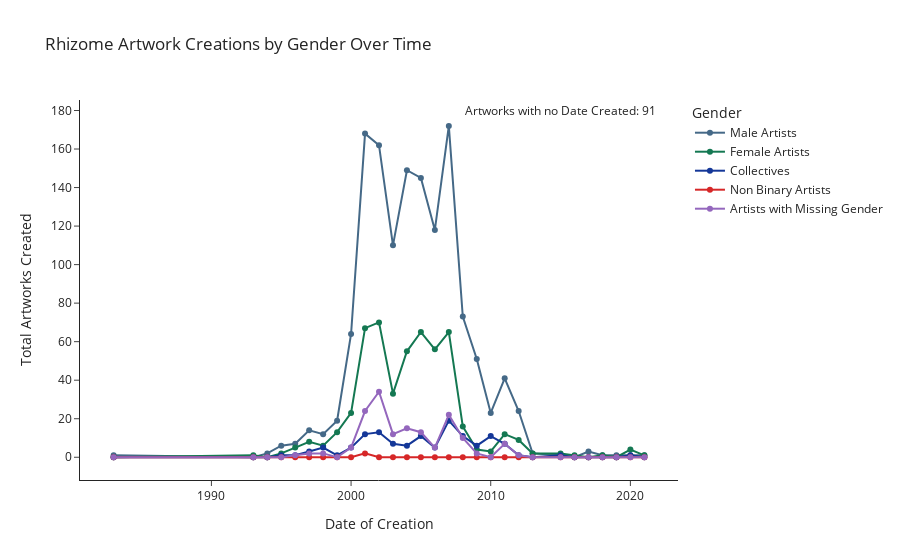

Notebook source saved alongside this figure:
### Code cell
#Dual line plot for Creation
fig = px.line(rhz_gender_artworks_created, x='Date Created', y=['Male Artists', 'Female Artists', 'Collectives', 'Non Binary Artists', 'Artists with Missing Gender'], markers=True, labels={'Date Created': 'Date of Creation', 'value': 'Total Artworks Created', 'variable': 'Gender'}, title='Rhizome Artwork Creations by Gender Over Time', color_discrete_map={"Male Artists": "#456987","Female Artists": "#147852", "Collectives": "#143798"})
fig.update_traces(hovertemplate=None)
fig.update_layout(hovermode="x unified")
fig.add_annotation(x=2015, y=180, text='Artworks with no Date Created: 91', showarrow=False)
fig.show()

### Figure 1 — Plotly figure (JSON) as saved in the notebook; plotly's stock layout.template omitted (floating-point values rounded to 4 significant figures)
{"data": [{"legendgroup": "Male Artists", "line": {"color": "#456987", "dash": "solid"}, "marker": {"symbol": "circle"}, "mode": "markers+lines", "name": "Male Artists", "orientation": "v", "showlegend": true, "type": "scatter", "x": [1983, 1993, 1994, 1995, 1996, 1997, 1998, 1999, 2000, 2001, 2002, 2003, 2004, 2005, 2006, 2007, 2008, 2009, 2010, 2011, 2012, 2013, 2015, 2016, 2017, 2018, 2019, 2020, 2021], "xaxis": "x", "y": [1, 0, 2, 6, 7, 14, 12, 19, 64, 168, 162, 110, 149, 145, 118, 172, 73, 51, 23, 41, 24, 2, 1, 0, 3, 1, 1, 1, 1], "yaxis": "y"}, {"legendgroup": "Female Artists", "line": {"color": "#147852", "dash": "solid"}, "marker": {"symbol": "circle"}, "mode": "markers+lines", "name": "Female Artists", "orientation": "v", "showlegend": true, "type": "scatter", "x": [1983, 1993, 1994, 1995, 1996, 1997, 1998, 1999, 2000, 2001, 2002, 2003, 2004, 2005, 2006, 2007, 2008, 2009, 2010, 2011, 2012, 2013, 2015, 2016, 2017, 2018, 2019, 2020, 2021], "xaxis": "x", "y": [0, 1, 0, 2, 5, 8, 6, 13, 23, 67, 70, 33, 55, 65, 56, 65, 16, 4, 3, 12, 9, 2, 2, 1, 0, 1, 0, 4, 1], "yaxis": "y"}, {"legendgroup": "Collectives", "line": {"color": "#143798", "dash": "solid"}, "marker": {"symbol": "circle"}, "mode": "markers+lines", "name": "Collectives", "orientation": "v", "showlegend": true, "type": "scatter", "x": [1983, 1993, 1994, 1995, 1996, 1997, 1998, 1999, 2000, 2001, 2002, 2003, 2004, 2005, 2006, 2007, 2008, 2009, 2010, 2011, 2012, 2013, 2015, 2016, 2017, 2018, 2019, 2020, 2021], "xaxis": "x", "y": [0, 0, 0, 1, 1, 3, 5, 1, 5, 12, 13, 7, 6, 11, 5, 19, 11, 6, 11, 7, 1, 0, 1, 0, 0, 0, 0, 1, 0], "yaxis": "y"}, {"legendgroup": "Non Binary Artists", "line": {"color": "#D62728", "dash": "solid"}, "marker": {"symbol": "circle"}, "mode": "markers+lines", "name": "Non Binary Artists", "orientation": "v", "showlegend": true, "type": "scatter", "x": [1983, 1993, 1994, 1995, 1996, 1997, 1998, 1999, 2000, 2001, 2002, 2003, 2004, 2005, 2006, 2007, 2008, 2009, 2010, 2011, 2012, 2013, 2015, 2016, 2017, 2018, 2019, 2020, 2021], "xaxis": "x", "y": [0, 0, 0, 0, 0, 0, 0, 0, 0, 2, 0, 0, 0, 0, 0, 0, 0, 0, 0, 0, 0, 0, 0, 0, 0, 0, 0, 0, 0], "yaxis": "y"}, {"legendgroup": "Artists with Missing Gender", "line": {"color": "#9467BD", "dash": "solid"}, "marker": {"symbol": "circle"}, "mode": "markers+lines", "name": "Artists with Missing Gender", "orientation": "v", "showlegend": true, "type": "scatter", "x": [1983, 1993, 1994, 1995, 1996, 1997, 1998, 1999, 2000, 2001, 2002, 2003, 2004, 2005, 2006, 2007, 2008, 2009, 2010, 2011, 2012, 2013, 2015, 2016, 2017, 2018, 2019, 2020, 2021], "xaxis": "x", "y": [0, 0, 0, 0, 1, 2, 2, 0, 5, 24, 34, 12, 15, 13, 5, 22, 10, 2, 0, 7, 1, 0, 0, 0, 0, 0, 0, 0, 0], "yaxis": "y"}], "layout": {"annotations": [{"showarrow": false, "text": "Artworks with no Date Created: 91", "x": 2015, "y": 180}], "hovermode": "x unified", "legend": {"title": {"text": "Gender"}, "tracegroupgap": 0}, "title": {"text": "Rhizome Artwork Creations by Gender Over Time"}, "xaxis": {"anchor": "y", "domain": [0, 1], "title": {"text": "Date of Creation"}}, "yaxis": {"anchor": "x", "domain": [0, 1], "title": {"text": "Total Artworks Created"}}}}
